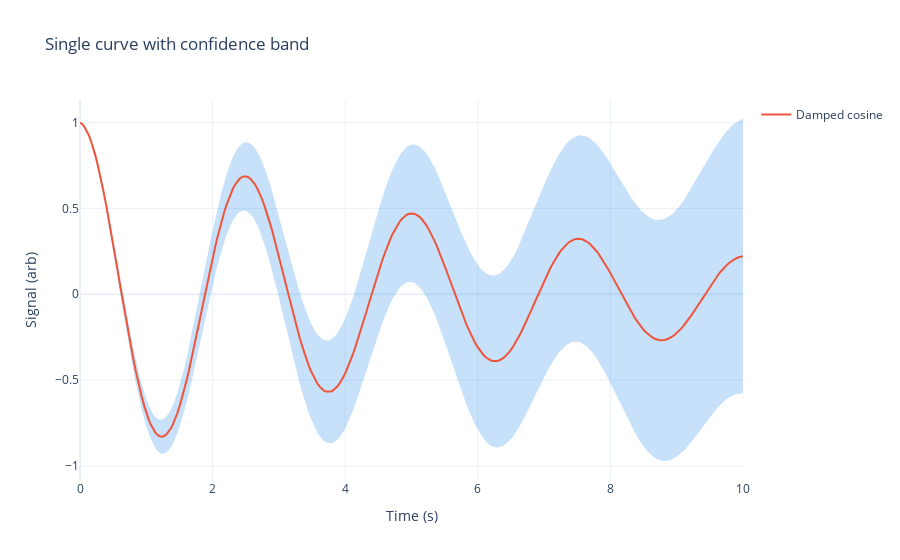

The code cell stored with this chart in its notebook:
### Code cell
x = np.linspace(0.0, 10.0, 300)
y = np.exp(-0.15 * x) * np.cos(2.5 * x)
ci = 0.08 * x

fig_single = plot_curve_with_ci(
    x=x,
    y=y,
    ci=ci,
    curve_name="Damped cosine",
    ci_name="1 sigma band",
    ci_fillcolor="rgba(30, 136, 229, 0.25)",
)
fig_single.update_layout(
    title="Single curve with confidence band",
    xaxis_title="Time (s)",
    yaxis_title="Signal (arb)",
    template="plotly_white",
)
fig_single

### Figure 1 — Plotly figure (JSON) as saved in the notebook; plotly's stock layout.template omitted (floating-point values rounded to 4 significant figures; data arrays with more than 128 entries replaced by an {"elided": "..."} marker saying what was removed)
{"data": [{"fill": "toself", "fillcolor": "rgba(30, 136, 229, 0.25)", "hoverinfo": "skip", "line": {"color": "rgba(0, 0, 0, 0)", "width": 0}, "mode": "lines", "name": "1 sigma band", "showlegend": false, "type": "scatter", "x": {"elided": "601 float values"}, "y": {"elided": "601 float values"}}, {"mode": "lines", "name": "Damped cosine", "showlegend": true, "type": "scatter", "x": {"elided": "300 float values"}, "y": {"elided": "300 float values"}}], "layout": {"title": {"text": "Single curve with confidence band"}, "xaxis": {"title": {"text": "Time (s)"}}, "yaxis": {"title": {"text": "Signal (arb)"}}}}
